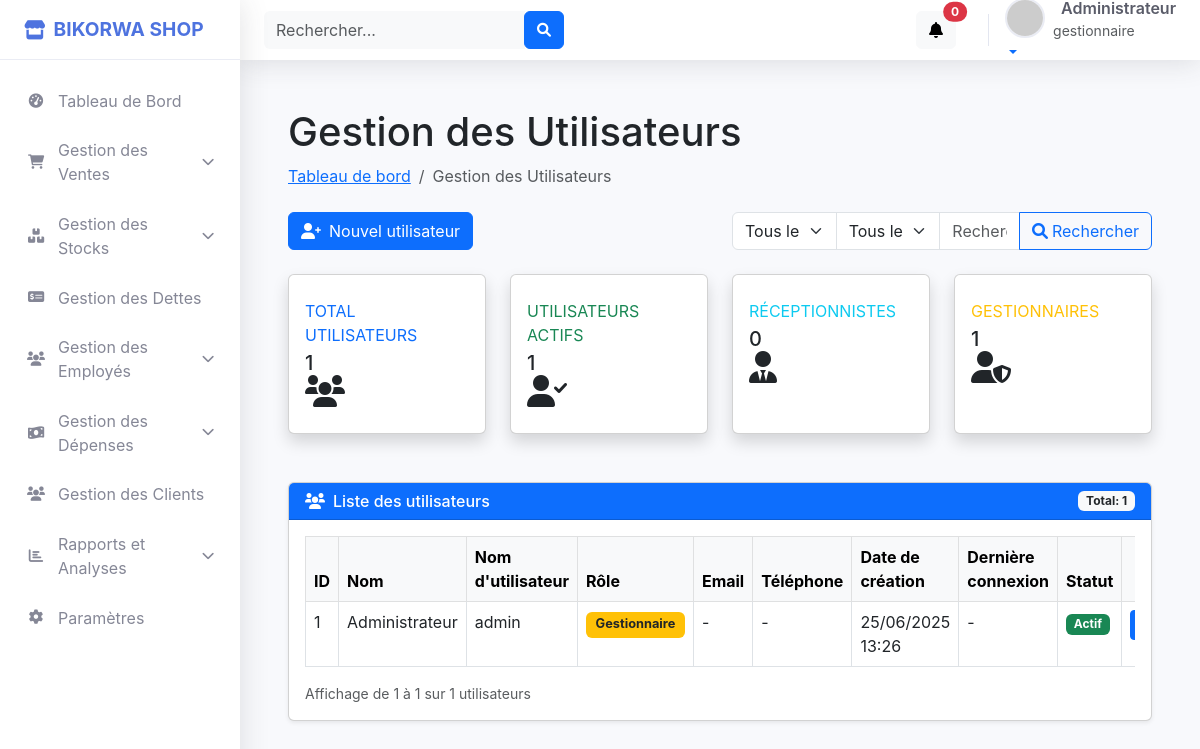
The app's page /Bikorwa/src/views/employes/utilisateurs.php (signed in) with its own data.
### tables this page shows
CREATE TABLE IF NOT EXISTS settings (
    id INT AUTO_INCREMENT PRIMARY KEY,
    name VARCHAR(100) UNIQUE NOT NULL,
    value TEXT NOT NULL
);

CREATE TABLE IF NOT EXISTS users (
    id INT AUTO_INCREMENT PRIMARY KEY,
    username VARCHAR(50) NOT NULL UNIQUE,
    password VARCHAR(255) NOT NULL,
    nom VARCHAR(100) NOT NULL,
    role ENUM('receptionniste', 'gestionnaire') NOT NULL,
    email VARCHAR(100),
    telephone VARCHAR(20),
    date_creation DATETIME NOT NULL DEFAULT CURRENT_TIMESTAMP,
    derniere_connexion DATETIME,
    actif BOOLEAN NOT NULL DEFAULT TRUE
);

### Bikorwa/src/views/employes/utilisateurs.php (the view, shortened to what the rows shown need)
<?php
$page_title = "Gestion des Utilisateurs";
$database = new Database();
$conn = $database->getConnection();
$current_page = isset($_GET['page']) ? (int)$_GET['page'] : 1;
$items_per_page = 10;
$query = "SELECT * FROM users WHERE 1=1";
$params = [];
$query .= " ORDER BY nom ASC LIMIT ? OFFSET ?";
$offset = ($current_page - 1) * $items_per_page;
$stmt = $conn->prepare($query);
$param_index = count($params) + 1;
$stmt->bindParam($param_index++, $items_per_page, PDO::PARAM_INT);
$stmt->bindParam($param_index, $offset, PDO::PARAM_INT);
$stmt->execute();
$users = $stmt->fetchAll(PDO::FETCH_ASSOC);
require_once __DIR__ . '/../layouts/header.php';
?>
<div class="container-fluid px-4">
    <h1 class="mt-4"><?php echo $page_title; ?></h1>
    <div class="card shadow-sm mb-4">
        <div class="card-body">
            <?php if (!empty($users)): ?>
                <div class="table-responsive">
                    <table class="table table-bordered table-hover">
                        <thead class="table-light">
                            <tr>
                                <th>ID</th>
                                <th>Nom</th>
                                <th>Nom d'utilisateur</th>
                                <th>Rôle</th>
                                <th>Email</th>
                                <th>Téléphone</th>
                                <th>Date de création</th>
                                <th>Dernière connexion</th>
                                <th>Statut</th>
                                <th class="text-center">Actions</th>
                            </tr>
                        </thead>
                        <tbody>
                            <?php foreach ($users as $user): ?>
                                <tr data-user-id="<?php echo $user['id']; ?>">
                                    <td><?php echo $user['id']; ?></td>
                                    <td><?php echo htmlspecialchars($user['nom']); ?></td>
                                    <td><?php echo htmlspecialchars($user['username']); ?></td>
                                    <td>
                                        <?php if ($user['role'] == 'receptionniste'): ?>
                                            <span class="badge bg-info badge-role">Réceptionniste</span>
                                        <?php else: ?>
                                            <span class="badge bg-warning text-dark badge-role">Gestionnaire</span>
                                        <?php endif; ?>
                                    </td>
                                    <td><?php echo htmlspecialchars($user['email'] ?? '-'); ?></td>
                                    <td><?php echo htmlspecialchars($user['telephone'] ?? '-'); ?></td>
                                    <td><?php echo date('d/m/Y H:i', strtotime($user['date_creation'])); ?></td>
                                    <td>
                                        <?php echo $user['derniere_connexion'] ? date('d/m/Y H:i', strtotime($user['derniere_connexion'])) : '-'; ?>
                                    </td>
                                    <td>
                                        <span class="badge <?php echo $user['actif'] ? 'bg-success' : 'bg-danger'; ?> status-badge">
                                            <?php echo $user['actif'] ? 'Actif' : 'Inactif'; ?>
                                        </span>
                                    </td>
                                    <td class="text-center">
                                        <div class="btn-group" role="group">
                                            <button type="button" class="btn btn-primary btn-sm btn-action"
                                                    onclick="viewUser(<?php echo $user['id']; ?>)"
                                                    title="Voir les détails">
                                            </button>
                                        </div>
                                    </td>
                                </tr>
                            <?php endforeach; ?>
                        </tbody>
                    </table>
                </div>
            <?php else: ?>
                <div class="alert alert-info">
                    <i class="fas fa-info-circle me-2"></i>Aucun utilisateur trouvé.
                </div>
            <?php endif; ?>
        </div>
    </div>
                            <?php
                            require_once __DIR__ . '/../layouts/footer.php';
                            ?>

### Bikorwa/src/views/layouts/header.php (shortened to what the rows shown need)
<?php
require_once __DIR__ . '/../utils/Settings.php';
if (!isset($pdo)) {
    $database = new Database();
    $pdo = $database->getConnection();
}
$settingsObj = new Settings($pdo);
$theme_mode = $settingsObj->get('theme', 'light');
$app_name_setting = $settingsObj->get('shop_name', APP_NAME);
?>
<!DOCTYPE html>
<html lang="fr">
<head>
    <link href="https://cdn.jsdelivr.net/npm/bootstrap@5.3.0/dist/css/bootstrap.min.css" rel="stylesheet">
    <link href="https://cdnjs.cloudflare.com/ajax/libs/font-awesome/6.0.0/css/all.min.css" rel="stylesheet">
</head>
<body class="<?= $theme_mode === 'dark' ? 'dark-theme' : '' ?>">
    <div class="sidebar">
        <div class="sidebar-brand">
            <i class="fas fa-store me-2"></i>
            <span><?= htmlspecialchars($app_name_setting) ?></span>
        </div>
    </div>
    <div class="main-content">

### records on screen
settings: value "BIKORWA SHOP"
users: id "1", nom "Administrateur", username "admin", role "Gestionnaire", email "-", telephone "-", date_creation "25/06/2025 13:26", actif "Actif"

### other values on screen
$_SESSION['user_role'] "gestionnaire"
$page_title "Gestion des Utilisateurs"
$statistiques['total_users'] "1"
$statistiques['users_actifs'] "1"
$statistiques['receptionnistes'] "0"
$statistiques['gestionnaires'] "1"
$total_rows "1"
min(($current_page - 1) * $items_per_page + 1, $total_rows) "1"
min($current_page * $items_per_page, $total_rows) "1"
